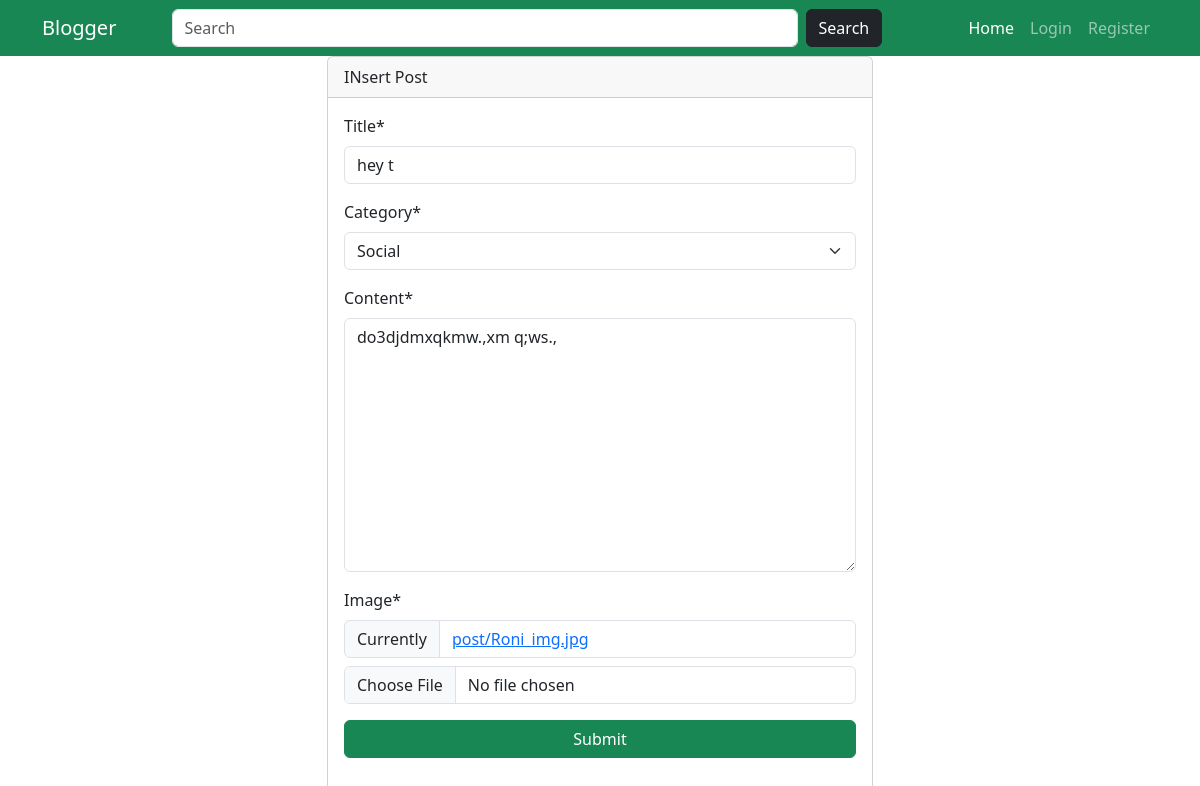
Page /edit/hey-t/ on the committed database.
### cms/models.py (models this page shows, shortened)
class Post(models.Model):
    title = models.CharField(max_length=200,unique=True)
    category = models.ForeignKey(Category,on_delete=models.CASCADE)
    author = models.ForeignKey(User, on_delete=models.CASCADE)
    date = models.DateTimeField(auto_now=True)
    content = models.TextField()
    image = models.ImageField(upload_to="post/")
    slug = models.CharField(max_length=200, unique=True)

### cms/views.py (the view)
# urls.py: path("edit/<slug>/",editNews, name="editNews"),
def editNews(r,slug):
    post = Post.objects.get(slug=slug)
    form = PostForm(r.POST or None, r.FILES or None, instance=post)
    data = {
        "form":form,
        "category":Category.objects.all()
    }
    if r.method == "POST":
        formData = form.save(commit=False)
        formData.author = r.user
        formData.save()
        return redirect(home)
    return render(r, "insert.html",data)

### cms/forms.py
class PostForm(ModelForm):
    class Meta:
        model = Post
        exclude = ("author","date","slug")

### cms/models.py (called while the page is built)
    def __str__(self):
        return self.cat_title

### templates/insert.html (shortened to what this page needs)
{% extends 'base.html' %}
{% load crispy_forms_tags %}
{% block content %}
    <div class="container">
        <div class="row">
            <div class="col-6 mx-auto">
                <div class="card">
                    <div class="card-header">INsert Post</div>
                    <div class="card-body">
                        <form action="" method="post" enctype="multipart/form-data">
                            {{ form|crispy}}
                            <div class="mb-3">
                                <input type="submit" class="btn btn-success w-100">
                            </div>
                        </form>
                    </div>
                </div>
            </div>
        </div>
    </div>
{% endblock content %}

### rows in the picture
Post: title "hey t", category "Social", content "do3djdmxqkmw.,xm q;ws.,"
